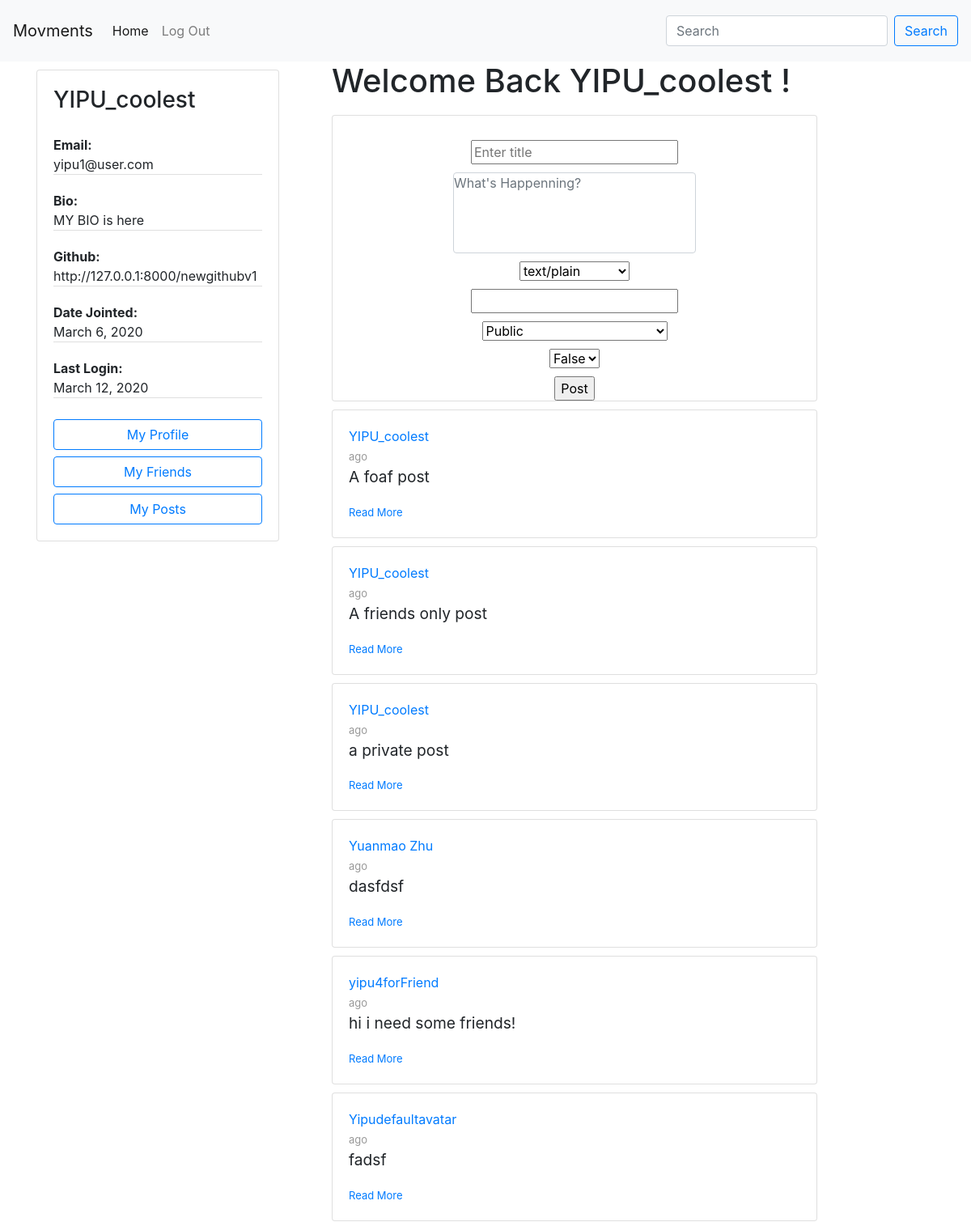
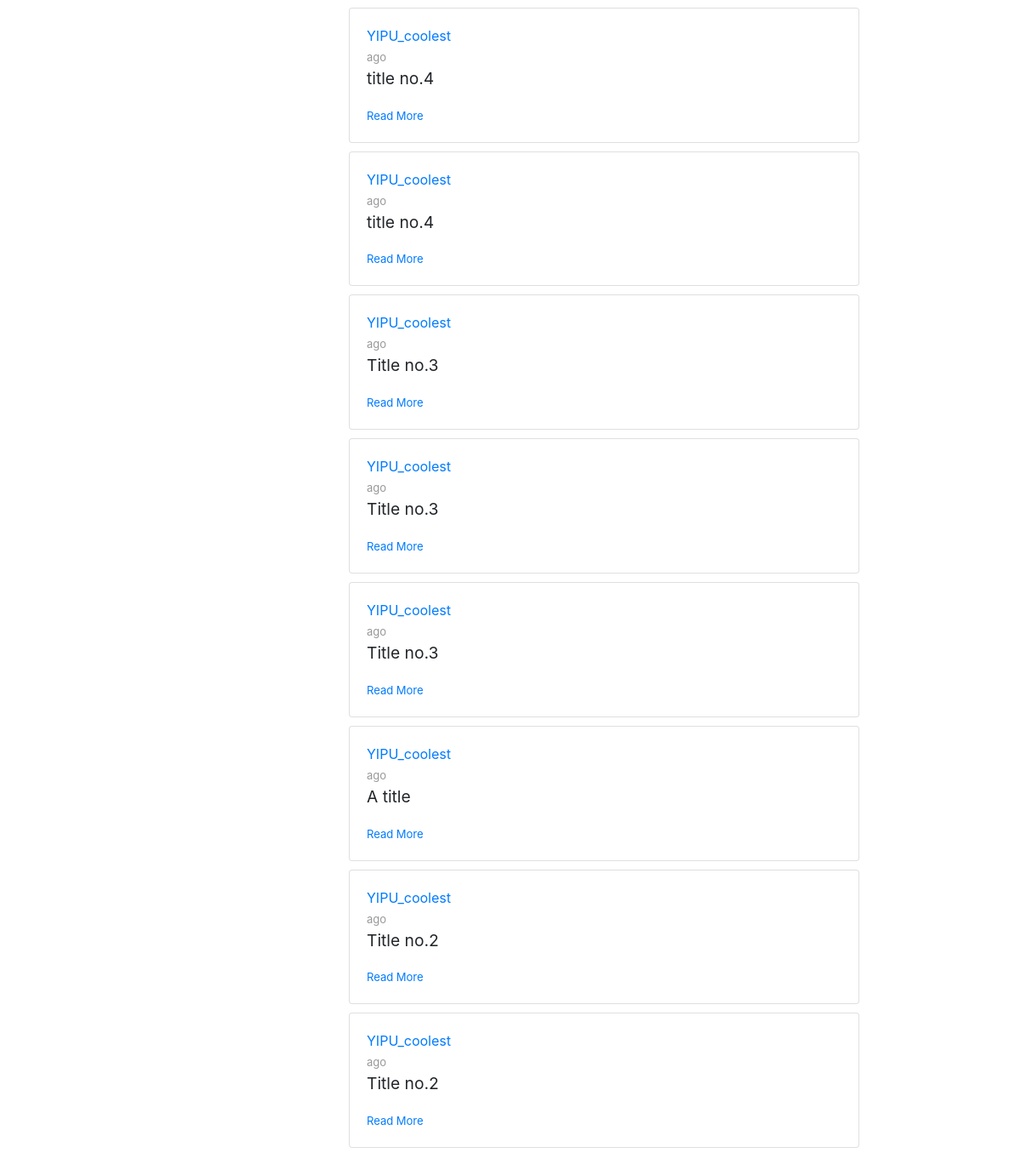
The page /posts/ (signed in) on the database its author committed (2 pictures, top to bottom).
### accounts/models.py (models this page shows, shortened)
class Author(AbstractBaseUser):
    email=models.EmailField(
        verbose_name='email address',
        max_length=60,
        unique=True,
    )
    uid_str = uuid.uuid4().urn
    uuid_str = uid_str[9:] # str(settings.HOSTNAME)+"/author/"+
    id = models.CharField(primary_key=True, default=uuid_str, editable=False,max_length=100,unique=True)
    displayName = models.CharField(max_length=30)
    host = models.URLField(default=settings.HOSTNAME, max_length=100)
    url_default = "http:127.0.0.1:8000/accounts/author/profile/"+uuid_str+"/"
    url = models.URLField(default=url_default, max_length=100)
    avatar = models.ImageField(upload_to='avatar/', default = 'avatar/default-avatar.png', blank=True, null=True)
    github = models.URLField(default="", max_length=100, null=True)
    bio = models.CharField(default="", max_length=200, null=True)
    date_joined=models.DateField(verbose_name="date joined", auto_now=True)
    last_login=models.DateField(verbose_name="last login", auto_now=True)
    is_active=models.BooleanField(default=True)
    is_admin=models.BooleanField(default=False)
    objects = AuthorManager()
    USERNAME_FIELD = 'email'
    REQUIRED_FIELDS = ['displayName', ]

### posting/models.py (models this page shows, shortened)
class Post(models.Model):
    id = models.UUIDField(primary_key=True, default=uuid.uuid4, editable=False)
    author = models.ForeignKey(Author, on_delete=models.CASCADE)
    title = models.CharField(max_length=50)
    contentType = models.CharField(max_length=4, default = 'text', choices=CONTENT_TYPE)
    description = models.CharField(max_length=50, blank=True)
    origin = models.CharField(max_length=50, blank=True)
    source = models.CharField(max_length=50, blank=True)
    content = models.CharField(max_length=200)
    categories = models.CharField(max_length=200)
    unlisted = models.BooleanField(default=False, choices=UNLISTED)
    published = models.DateTimeField('date posted', auto_now_add=True, blank=True)
    visibility = models.CharField(max_length=10, default = 'PUBL', choices=POST_VISIBILITY)

### posting/views.py (the view, shortened to what this page needs)
# urls.py: path('posts/', views.ViewPublicPosts, name='view public posts'),
def ViewPublicPosts(request):
    form = PostNewForm(request.POST or None)
    posts = getVisiblePosts(request.user)
    context = {
        'post_list': posts,
        'form': form,
    }
    return render(request, "posting/stream.html", context)

### posting/forms.py
class PostNewForm(forms.ModelForm):
    content = forms.CharField(
        widget=forms.Textarea(
            attrs={
                "class": "textarea form-control",
                "rows": 30,
                "cols": 50,
                "style": "resize:none",
            }
        )
    )
    class Meta:
        model = Post
        fields = [
            'title',
            'content',
            'contentType',
            'categories',
            'visibility',
            'unlisted',
        ]

### posting/templates/posting/stream.html (shortened to what this page needs)
{% extends 'posting/homepage.html' %}
{% block shortProfile %}
    {% if request.user.is_authenticated %}
        <div class="short-profile">
            {% include 'posting/profile-card.html' with request=request %}
        </div>
    {% endif %}
{% endblock %}
{% block content %}
    {% if post_list %}
        <ul>
            {% for post in post_list %}
            <li>
                {% include 'posting/post-inline-view.html' with post=post %}
            </li>
            {% endfor %}
        </ul>
    {% else %}
        <p>No visible posts... Go make some!</p>
    {% endif %}
{% endblock %}
{% block newPost %}
    {% if request.user.is_authenticated %}
        {% include 'posting/post-input-form.html' with post=post %}
    {% endif %}
{% endblock %}

### posting/templates/posting/profile-card.html
<div class="card" style="width: 300px;">
    <div class="card-body">
    <h3 class="card-title">{{request.user.displayName }}</h3>
    <p class="card-text">
        <ul class="list-group list-group-flush">
            <li class="list-group-item" style="padding: 0;"><span style="font-weight: bold;">Email:</span><br>{{ request.user.email }}</li>
            <li class="list-group-item" style="padding: 0;"><span style="font-weight: bold;">Bio:</span><br>{{ request.user.bio }}</li>
            <li class="list-group-item" style="padding: 0;"><span style="font-weight: bold;">Github:</span><br>{{ request.user.github }}</li>
            <li class="list-group-item" style="padding: 0;"><span style="font-weight: bold;">Date Jointed:</span><br> {{ request.user.date_joined }}</li>
            <li class="list-group-item" style="padding: 0;"><span style="font-weight: bold;">Last Login:</span><br>{{ request.user.last_login }}</li>
        </ul>
    </p>
    <div id="user-menu">
        <a href="{% url 'accounts:view profile' request.user.id %}" class="btn btn-outline-primary btn-block">My Profile</a>
        <a href="{% url 'friendship:get friends list' request.user.id %}" class="btn btn-outline-primary btn-block">My Friends</a>
        <a href="{% url 'posting:view user posts' request.user.id %}" class="btn btn-outline-primary btn-block">My Posts</a>
    </div>
    </div>
</div>

### posting/templates/posting/post-input-form.html (shortened to what this page needs)
<h1 style="text-align:center">Welcome Back {{ request.user.displayName }} !</h1>
<div class="card" style="width: 600px;">
    <form action="." method="POST" class="post-form">
        <div>
            {{ form.as_ul }}
        <input type="submit" value="Post">
        </div>
    </form>
</div>

### posting/templates/posting/post-inline-view.html
<div class="card" style="width:600px">
    <div class="card-body">
      <a class="displa-name" href="{% url 'accounts:view profile' post.author.id %}">{{post.author.displayName}}</a>
      <br>
      <span id="timestamp">{{ post.pub_date|timesince }} ago</span>
      <div class="card-title">
          <p style="font-size: larger;">{{ post.title }}</p></p>
      </div>
      <a  class="" href="{% url 'posting:view post details' post.id %}" style="font-size: small;" >Read More</a>
    </div>
</div>

### posting/templates/posting/base.html (style rules this page uses)
ul { padding: 0; list-style-type: none; }
.post-form { text-align: center; }
.post-form #id_title { margin-top: 20px; }
.post-form #id_content { width: 300px; height: 100px; padding: 0; }
li { padding: 0; list-style-type: none; margin-top: 10px; margin-bottom: 10px; }
#timestamp { font-size: small; color:#989898; }
.card { margin-top: 10px; }
#id_content { margin: 0 auto; float: none; }

### rows shown on the page
Author: user.displayName "YIPU_coolest", user.email "yipu1@user.com", user.bio "MY BIO is here", user.github "http://127.0.0.1:8000/newgithubv1", user.date_joined "March 6, 2020", user.last_login "March 12, 2020"
Post: author.displayName "YIPU_coolest", title "A foaf post"
Post: author.displayName "YIPU_coolest", title "A friends only post"
Post: author.displayName "YIPU_coolest", title "a private post"
Post: author.displayName "Yuanmao Zhu", title "dasfdsf"
Post: author.displayName "yipu4forFriend", title "hi i need some friends!"
Post: author.displayName "Yipudefaultavatar", title "fadsf"
Post: author.displayName "YIPU_coolest", title "title no.4"
Post: author.displayName "YIPU_coolest", title "title no.4"
Post: author.displayName "YIPU_coolest", title "Title no.3"
Post: author.displayName "YIPU_coolest", title "Title no.3"
Post: author.displayName "YIPU_coolest", title "Title no.3"
Post: author.displayName "YIPU_coolest", title "A title"
Post: author.displayName "YIPU_coolest", title "Title no.2"
Post: author.displayName "YIPU_coolest", title "Title no.2"
